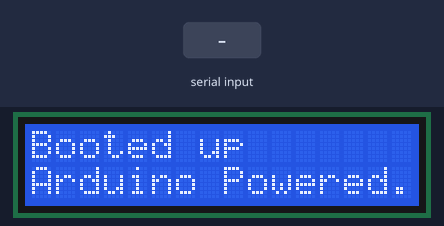
A sketch run on a simulated Arduino Uno, built with avr-gcc and run on an emulated ATmega328P. On the bench: 16×2 character LCD. The test bench sets the inputs (shaded band). What the sketch prints to the serial monitor is not drawn.

Above: at 1.2 s.
1.3 s: "o" received over Serial
At 2.1 s:
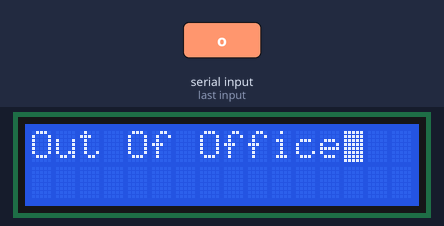
2.9 s: "i" received over Serial
At 3.4 s:
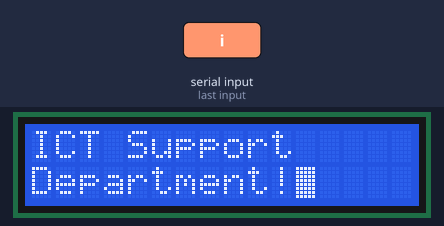
4.5 s: "p" received over Serial
At 5.8 s:
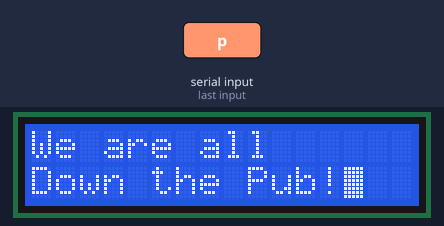
Timing chart, 0 to 7.5 s (numbered marks = the images above; inputs shaded):
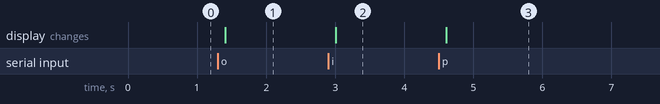

The sketch:

Phoenix_doorv0_1.ino
```cpp
#include <LiquidCrystal.h>
LiquidCrystal lcd(12, 11, 5, 4, 3, 2);
int LED = 13; //Pin LED is attached to
int warnLED = 8;
//int input; //Setup input integer
char msg = ' ';
//int temppin = 0;
//int RED_LED = 6;
//int GREEN_LED = 7;
//int BLUE_LED = 9;

//char myStrings[32] = {' '};

void setup(){
  lcd.begin(16, 2);  //Setup LCD's number of columns and rows
  Serial.begin(9600);  //Start the serial connection
  //pinMode(LED, OUTPUT);   //Setup LED as an output
  lcd.blink();
  lcd.clear();
  lcd.setCursor(0, 0);
  lcd.print("Booted up");
  lcd.setCursor(0, 1); //Set to second line
  lcd.print("Arduino Powered.");
}

void loop(){
  if (Serial.available()){
    delay(100);
    while (Serial.available()){
    msg = Serial.read();  //Read serial value and set it as input
    Serial.println(msg);  //Print serial value
    if (msg == 'o') {
      digitalWrite(LED, HIGH);
      lcd.clear();
      lcd.setCursor(0, 0);
      lcd.print("Out Of Office");
  } else if (msg == 'i') {
      digitalWrite(LED, LOW);
      lcd.clear();
      lcd.setCursor(0, 0);
      lcd.print("ICT Support");
      lcd.setCursor(0, 1); //Set to second line
      lcd.print("Department!");
  } else if (msg == 'p') {    //When raspi is booted it sends 'B'
    lcd.clear();              //over serial and LCD displays....
    lcd.setCursor(0, 0);
    lcd.print("We are all");
    lcd.setCursor(0, 1); //Set to second line
    lcd.print("Down the Pub!");
  } else {

  }
}
    }

}
```

Measured:
- after the input at 1.3 s, the display: changes after 0.11 s (image 1)
- after the input at 2.9 s, the display: changes after 0.11 s (image 2)
- after the input at 4.5 s, the display: changes after 0.11 s (image 3)
